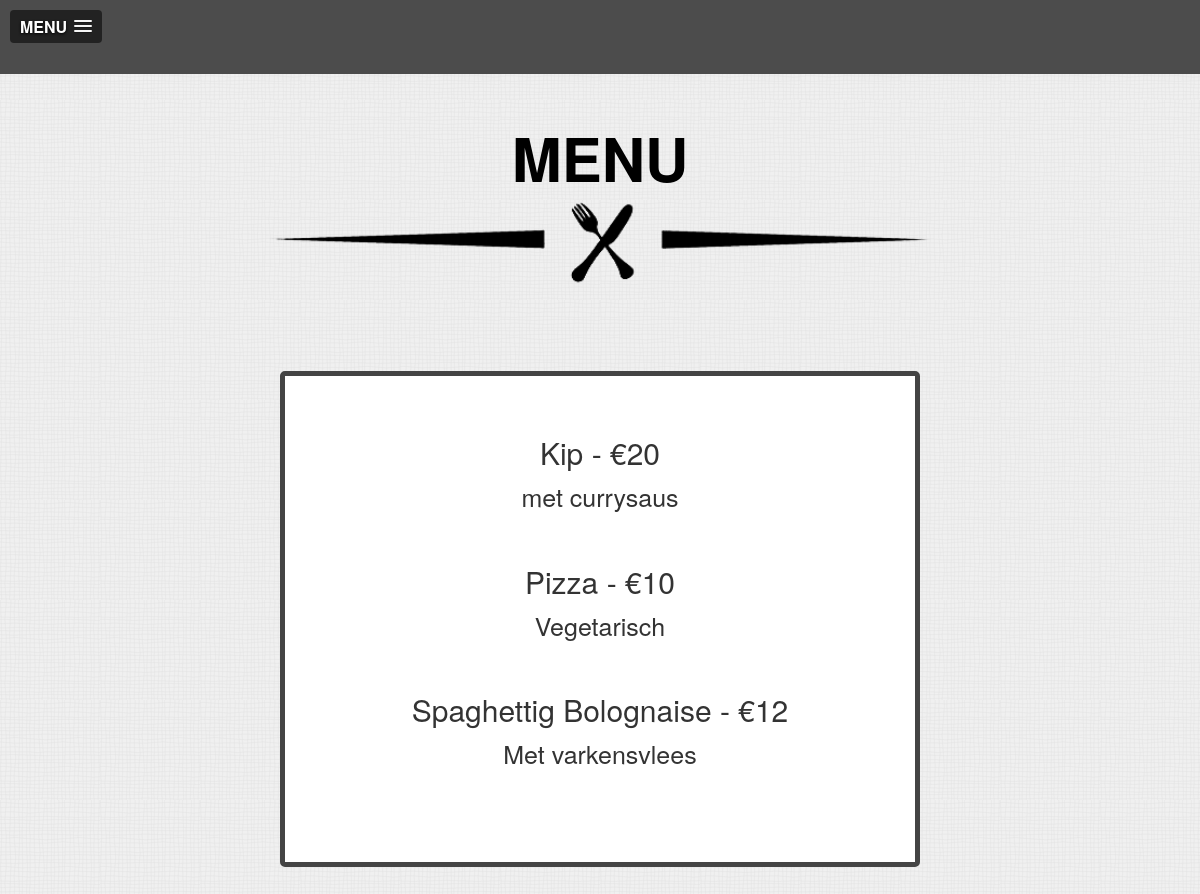
Page /menu.php on the committed database.
### tables this page shows
CREATE TABLE `nieuwMenu` (
  `id` int(11) NOT NULL AUTO_INCREMENT,
  `Naam` varchar(225) NOT NULL,
  `Details` varchar(225) DEFAULT NULL,
  `Prijs` int(5) NOT NULL,
  PRIMARY KEY (`id`)
);

### classes/nieuwMenu.class.php (called while the page is built, shortened)
<?php
include_once('db.class.php');
class nieuwMenu
{
	public function getAll()
	{
		$db = new Database();
		$sql = "select * from nieuwMenu";
    	return $db->conn->query($sql);
	}
}
?>

### classes/db.class.php (called while the page is built, shortened)
<?php
	class Database
	{
		private $m_sHost = "localhost";
		private $m_sUser = "root";
		private $m_sPassword = "root";
		private $m_sDatabase = "restoapp";
		public function __construct()
		{
			$this->conn = new mysqli($this->m_sHost, $this->m_sUser, $this->m_sPassword, $this->m_sDatabase);
		}
	}
?>

### menu.php (the view, shortened to what this page needs)
<?php
	include_once('classes/db.class.php');
	include_once("classes/nieuwMenu.class.php");
	$nieuwMenu = new nieuwMenu();
 ?><!doctype html>
 <html lang="en">
 <head>
	<link rel="stylesheet" href="https://netdna.bootstrapcdn.com/bootstrap/3.1.1/css/bootstrap.min.css">
	<link rel="stylesheet" href="css/style.css">
	<link rel="stylesheet" href="css/slicknav.css">
 </head>
 <body>
 	<?php include('nav_include.php') ?>
 <section id="wrapper">
 	<h1>MENU</h1>
 	<img src="images/line.png" class="headerline" alt="line"/>
	<section class="blok">
 	<?php
	$res = $nieuwMenu->getAll();
			while($lijstmenu = $res->fetch_assoc())
			{
				echo "<h2>".$lijstmenu['Naam']." - €".$lijstmenu['Prijs']."</h2>";
				echo "<p class='menuopm'> ".$lijstmenu['Details']."</p>";
			}
 	 ?>
 	</section>
</section>
 </body>
 </html>

### css/style.css (style rules this page uses)
body { background-image: url(../images/bg.png); }
#wrapper { max-width:800px; margin-left: auto; margin-right: auto; }
h1 { text-align:center; font-size:60px; margin-top:50px; font-weight: bold; color:black; }
h2 { text-align: center; }
.headerline { width:100%; }
.blok { width: 80%; margin: 10%; padding:5%; background-color: white; border: 5px solid #444; border-radius: 5px; }
.menuopm { text-align:center; font-size: 25px; margin-bottom:50px; }

### rows in the picture
nieuwmenu: Naam "Kip", Prijs "20", Details "met currysaus"
nieuwmenu: Naam "Pizza", Prijs "10", Details "Vegetarisch"
nieuwmenu: Naam "Spaghettig Bolognaise", Prijs "12", Details "Met varkensvlees"
